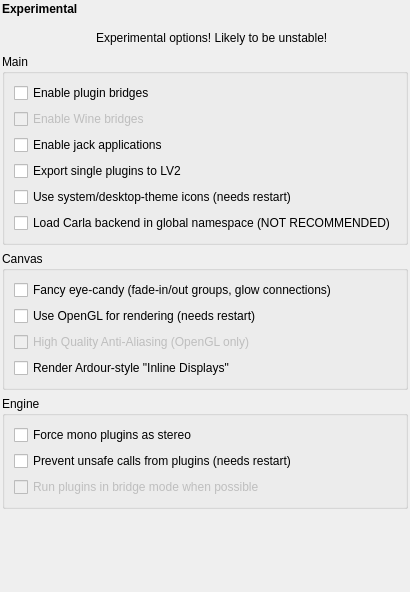
       <widget class="QWidget" name="page_experimental">
        <layout class="QVBoxLayout" name="verticalLayout_21">
         <property name="leftMargin">
          <number>2</number>
         </property>
         <property name="topMargin">
          <number>2</number>
         </property>
         <property name="rightMargin">
          <number>2</number>
         </property>
         <property name="bottomMargin">
          <number>2</number>
         </property>
         <item>
          <layout class="QHBoxLayout" name="horizontalLayout_15">
           <item>
            <widget class="QLabel" name="label_11">
             <property name="text">
              <string>&lt;b&gt;Experimental&lt;/b&gt;</string>
             </property>
             <property name="alignment">
              <set>Qt::AlignLeading|Qt::AlignLeft|Qt::AlignTop</set>
             </property>
            </widget>
           </item>
           <item>
            <spacer name="horizontalSpacer_22">
             <property name="orientation">
              <enum>Qt::Horizontal</enum>
             </property>
             <property name="sizeHint" stdset="0">
              <size>
               <width>40</width>
               <height>20</height>
              </size>
             </property>
            </spacer>
           </item>
           <item>
            <widget class="QLabel" name="label_icon_experimental">
             <property name="maximumSize">
              <size>
               <width>48</width>
               <height>48</height>
              </size>
             </property>
             <property name="text">
              <string notr="true"/>
             </property>
             <property name="pixmap">
              <pixmap resource="../resources.qrc">:/scalable/warning.svgz</pixmap>
             </property>
             <property name="scaledContents">
              <bool>true</bool>
             </property>
             <property name="alignment">
              <set>Qt::AlignHCenter|Qt::AlignTop</set>
             </property>
            </widget>
           </item>
          </layout>
         </item>
         <item>
          <layout class="QHBoxLayout" name="horizontalLayout_12">
           <item>
            <spacer name="horizontalSpacer_18">
             <property name="orientation">
              <enum>Qt::Horizontal</enum>
             </property>
             <property name="sizeHint" stdset="0">
              <size>
               <width>40</width>
               <height>20</height>
              </size>
             </property>
            </spacer>
           </item>
           <item>
            <widget class="QLabel" name="label_16">
             <property name="maximumSize">
              <size>
               <width>22</width>
               <height>22</height>
              </size>
             </property>
             <property name="text">
              <string/>
             </property>
             <property name="pixmap">
              <pixmap resource="../resources.qrc">:/16x16/dialog-warning.svgz</pixmap>
             </property>
             <property name="scaledContents">
              <bool>true</bool>
             </property>
             <property name="alignment">
              <set>Qt::AlignRight|Qt::AlignTrailing|Qt::AlignVCenter</set>
             </property>
             <property name="wordWrap">
              <bool>true</bool>
             </property>
            </widget>
           </item>
           <item>
            <widget class="QLabel" name="label_17">
             <property name="text">
              <string>Experimental options! Likely to be unstable!</string>
             </property>
            </widget>
           </item>
           <item>
            <spacer name="horizontalSpacer_19">
             <property name="orientation">
              <enum>Qt::Horizontal</enum>
             </property>
             <property name="sizeHint" stdset="0">
              <size>
               <width>40</width>
               <height>20</height>
              </size>
             </property>
            </spacer>
           </item>
          </layout>
         </item>
         <item>
          <widget class="QGroupBox" name="group_experimental_main">
           <property name="title">
            <string>Main</string>
           </property>
           <layout class="QVBoxLayout" name="verticalLayout_17">
            <item>
             <widget class="QCheckBox" name="cb_exp_plugin_bridges">
              <property name="text">
               <string>Enable plugin bridges</string>
              </property>
             </widget>
            </item>
            <item>
             <widget class="QCheckBox" name="ch_exp_wine_bridges">
              <property name="enabled">
               <bool>false</bool>
              </property>
              <property name="text">
               <string>Enable Wine bridges</string>
              </property>
             </widget>
            </item>
            <item>
             <widget class="QCheckBox" name="ch_exp_jack_apps">
              <property name="text">
               <string>Enable jack applications</string>
              </property>
             </widget>
            </item>
            <item>
             <widget class="QCheckBox" name="ch_exp_export_lv2">
              <property name="text">
               <string>Export single plugins to LV2</string>
              </property>
             </widget>
            </item>
            <item>
             <widget class="QCheckBox" name="ch_main_system_icons">
              <property name="text">
               <string>Use system/desktop-theme icons (needs restart)</string>
              </property>
             </widget>
            </item>
            <item>
             <widget class="QCheckBox" name="ch_exp_load_lib_global">
              <property name="text">
               <string>Load Carla backend in global namespace (NOT RECOMMENDED)</string>
              </property>
             </widget>
            </item>
           </layout>
          </widget>
         </item>
         <item>
          <widget class="QGroupBox" name="group_experimental_canvas">
           <property name="title">
            <string>Canvas</string>
           </property>
           <layout class="QVBoxLayout" name="verticalLayout_16">
            <item>
             <widget class="QCheckBox" name="cb_canvas_fancy_eyecandy">
              <property name="text">
               <string>Fancy eye-candy (fade-in/out groups, glow connections)</string>
              </property>
             </widget>
            </item>
            <item>
             <widget class="QCheckBox" name="cb_canvas_use_opengl">
              <property name="text">
               <string>Use OpenGL for rendering (needs restart)</string>
              </property>
             </widget>
            </item>
            <item>
             <widget class="QCheckBox" name="cb_canvas_render_hq_aa">
              <property name="enabled">
               <bool>false</bool>
              </property>
              <property name="text">
               <string>High Quality Anti-Aliasing (OpenGL only)</string>
              </property>
             </widget>
            </item>
            <item>
             <widget class="QCheckBox" name="cb_canvas_inline_displays">
              <property name="text">
               <string>Render Ardour-style &quot;Inline Displays&quot;</string>
              </property>
             </widget>
            </item>
           </layout>
          </widget>
         </item>
         <item>
          <widget class="QGroupBox" name="group_experimental_engine">
           <property name="title">
            <string>Engine</string>
           </property>
           <layout class="QVBoxLayout" name="verticalLayout_20">
            <item>
             <widget class="QCheckBox" name="ch_engine_force_stereo">
              <property name="toolTip">
               <string>Force mono plugins as stereo by running 2 instances at the same time.
This mode is not available for VST plugins.</string>
              </property>
              <property name="text">
               <string>Force mono plugins as stereo</string>
              </property>
             </widget>
            </item>
            <item>
             <widget class="QCheckBox" name="ch_exp_prevent_bad_behaviour">
              <property name="toolTip">
               <string>When enabled, Carla will try to prevent plugins from doing things that might mess up the audio or cause xruns, such as fork(), gtk_init() and similar.</string>
              </property>
              <property name="text">
               <string>Prevent unsafe calls from plugins (needs restart)</string>
              </property>
             </widget>
            </item>
            <item>
             <widget class="QCheckBox" name="ch_engine_prefer_plugin_bridges">
              <property name="enabled">
               <bool>false</bool>
              </property>
              <property name="toolTip">
               <string>Run plugins in a separate process, so if they crash it does not affect Carla.
Plugins get automatically deactivated in such cases.
Reactvate them to start the process again, with the last saved state applied to it.</string>
              </property>
              <property name="text">
               <string>Run plugins in bridge mode when possible</string>
              </property>
             </widget>
            </item>
           </layout>
          </widget>
         </item>
         <item>
          <spacer name="verticalSpacer_4">
           <property name="orientation">
            <enum>Qt::Vertical</enum>
           </property>
           <property name="sizeHint" stdset="0">
            <size>
             <width>20</width>
             <height>70</height>
            </size>
           </property>
          </spacer>
         </item>
         <item>
          <widget class="QLabel" name="label_25">
           <property name="maximumSize">
            <size>
             <width>16777215</width>
             <height>5</height>
            </size>
           </property>
           <property name="text">
            <string/>
           </property>
          </widget>
         </item>
        </layout>
       </widget>
